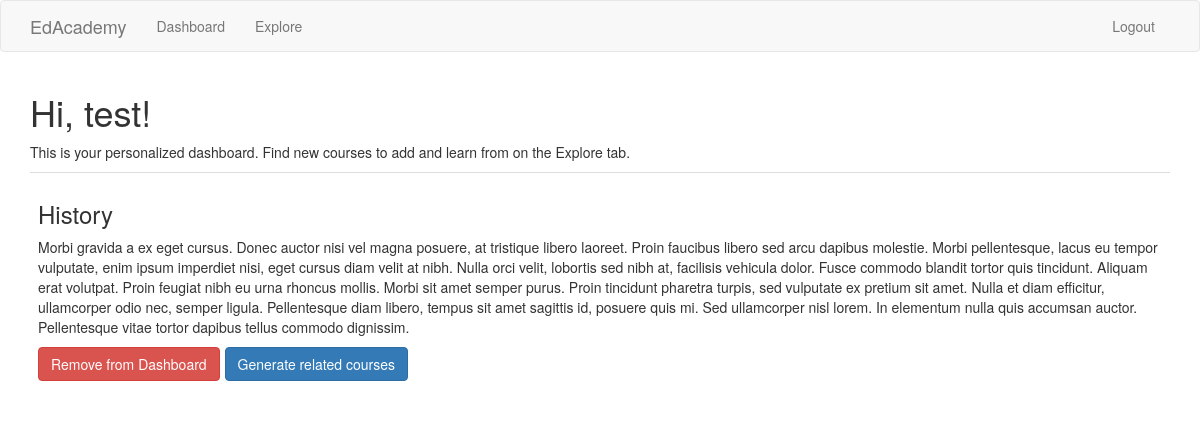
The app's page /index (signed in) with its own data.
### app/models.py (models this page shows, shortened)
class User(UserMixin, db.Model):
    id = db.Column(db.Integer, primary_key=True)
    username = db.Column(db.String(64), index=True, unique=True)
    email = db.Column(db.String(120), index=True, unique=True)
    password_hash = db.Column(db.String(128))
    courses = db.relationship('Course',secondary=user_course, backref='students')

class Course(db.Model):
    id = db.Column(db.Integer, primary_key=True)
    title = db.Column(db.String(140))
    body = db.Column(db.String(10000))
    hasGeneratedRelatedCourses = db.Column(db.Boolean, default=False)

### app/routes.py (the view)
@app.route('/', methods=['GET', 'POST'])
@app.route('/index', methods=['GET', 'POST'])
@login_required
def index():
    courses = Course.query.all()
    return render_template('index.html', title='Dashboard', courses=courses)

### app/models.py (called while the page is built)
@login.user_loader
def load_user(id):
    return User.query.get(int(id))

### app/templates/index.html (shortened to what this page needs)
{% extends "base.html" %}
{% block app_content %}
    <h1>Hi, {{ current_user.username }}!</h1>
    <p>This is your personalized dashboard. Find new courses to add and learn from on the Explore tab.</p>
    {% for course in current_user.courses %}
    <table class="table table-hover">
        <tr>
            <td width="20px">
                <h3>{{ course.title }}</h3>
                <p>{{ course.body }}</p>
                <div class="btn-toolbar" role="toolbar" aria-label="Toolbar with button groups">
                    <div class="btn-group mr-2" role="group" aria-label="First group">
                        <form action="/remove_course/{{course.title}}" method="post">
                            <button class="btn btn-danger" type="submit">Remove from Dashboard</button>
                        </form>
                    </div>
                    <div class="btn-group" role="group" aria-label="Second group">
                        <form action="/generate_courses/{{course.title}}" method="post">
                            {% if not course.hasGeneratedRelatedCourses %}
                                <button class="btn btn-primary" type="submit">Generate related courses</button>
                            {% else %}
                                <button class="btn btn-primary" type="submit" disabled>Generate related courses</button>
                            {% endif %}
                        </form>
                    </div>
                  </div>
            </td>
        </tr>
    </table>
    {% endfor %}
{% endblock %}

### records on screen
User: username "test"
Course: title "History", body "Morbi gravida a ex eget cursus. Donec auctor nisi vel magna posuere, at tristique libero laoreet. Proin faucibus libero sed arcu dapibus molestie. Morbi pellentesque, lacus eu tempor vulputate, enim ipsum imperdiet nisi, eget cursus diam velit at nibh. Nulla orci velit, lobortis sed nibh at, facilisis vehicula dolor. Fusce commodo blandit tortor quis tincidunt. Aliquam erat volutpat. Proin feugiat nibh eu urna rhoncus mollis. Morbi sit amet semper purus. Proin tincidunt pharetra turpis, sed vulputate ex pretium sit amet. Nulla et diam efficitur, ullamcorper odio nec, semper ligula. Pellentesque diam libero, tempus sit amet sagittis id, posuere quis mi. Sed ullamcorper nisl lorem. In…", shows "Generate related courses"
